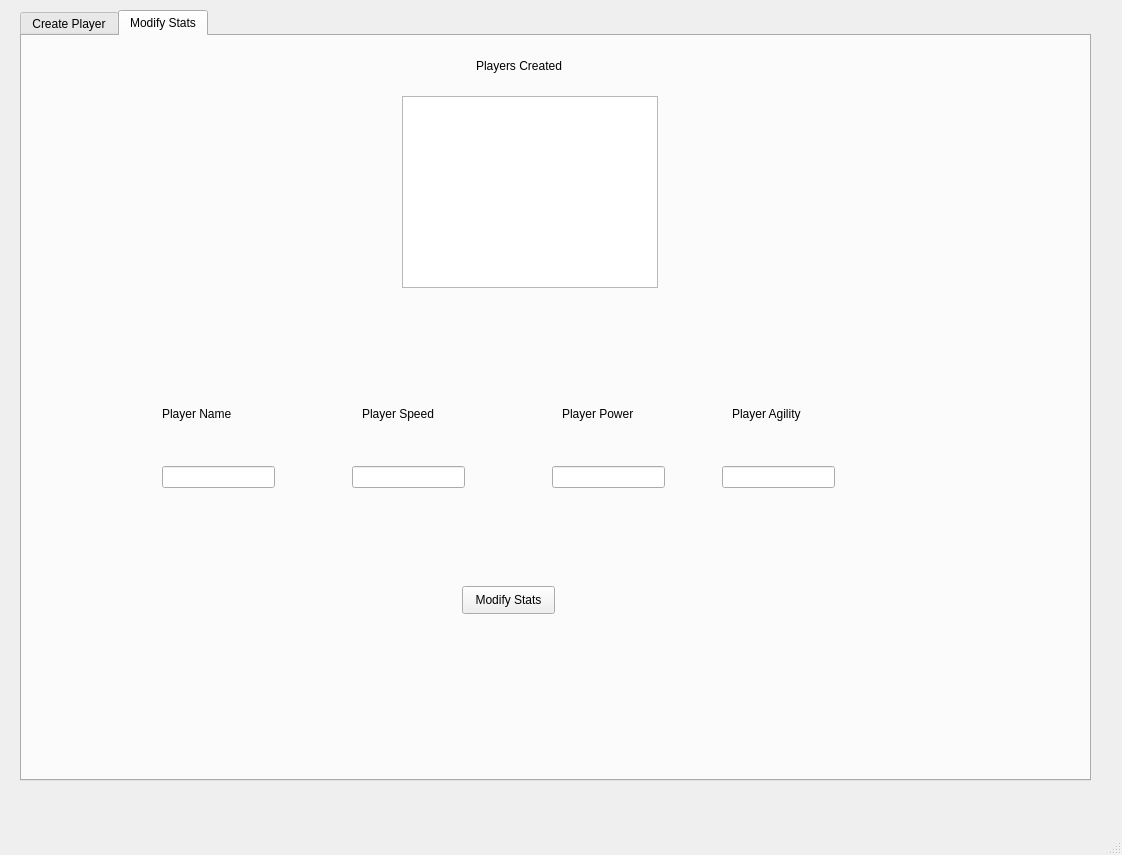
<?xml version="1.0" encoding="UTF-8"?>
<ui version="4.0">
 <class>mortalKombat</class>
 <widget class="QMainWindow" name="mortalKombat">
  <property name="geometry">
   <rect>
    <x>0</x>
    <y>0</y>
    <width>1122</width>
    <height>855</height>
   </rect>
  </property>
  <property name="font">
   <font>
    <family>Segoe UI</family>
    <pointsize>9</pointsize>
   </font>
  </property>
  <property name="windowTitle">
   <string>Mortal Kombat</string>
  </property>
  <widget class="QWidget" name="centralwidget">
   <widget class="QTabWidget" name="tbPlayerCreation">
    <property name="geometry">
     <rect>
      <x>20</x>
      <y>10</y>
      <width>1071</width>
      <height>771</height>
     </rect>
    </property>
    <property name="currentIndex">
     <number>1</number>
    </property>
    <widget class="QWidget" name="tabCreatePlayer">
     <attribute name="title">
      <string>Create Player</string>
     </attribute>
     <widget class="QLabel" name="lblName">
      <property name="geometry">
       <rect>
        <x>170</x>
        <y>110</y>
        <width>131</width>
        <height>31</height>
       </rect>
      </property>
      <property name="text">
       <string>Enter Player Name</string>
      </property>
     </widget>
     <widget class="QLineEdit" name="txtName">
      <property name="geometry">
       <rect>
        <x>330</x>
        <y>120</y>
        <width>113</width>
        <height>22</height>
       </rect>
      </property>
     </widget>
     <widget class="QLabel" name="lblSpeed">
      <property name="geometry">
       <rect>
        <x>170</x>
        <y>180</y>
        <width>131</width>
        <height>31</height>
       </rect>
      </property>
      <property name="text">
       <string>Enter Player Speed</string>
      </property>
     </widget>
     <widget class="QLineEdit" name="txtSpeed">
      <property name="geometry">
       <rect>
        <x>330</x>
        <y>190</y>
        <width>113</width>
        <height>22</height>
       </rect>
      </property>
     </widget>
     <widget class="QLabel" name="lblPower">
      <property name="geometry">
       <rect>
        <x>170</x>
        <y>250</y>
        <width>131</width>
        <height>31</height>
       </rect>
      </property>
      <property name="text">
       <string>Enter Player Power</string>
      </property>
     </widget>
     <widget class="QLineEdit" name="txtPower">
      <property name="geometry">
       <rect>
        <x>330</x>
        <y>260</y>
        <width>113</width>
        <height>22</height>
       </rect>
      </property>
     </widget>
     <widget class="QLabel" name="lblAgility">
      <property name="geometry">
       <rect>
        <x>170</x>
        <y>310</y>
        <width>131</width>
        <height>31</height>
       </rect>
      </property>
      <property name="text">
       <string>Enter Player Agility</string>
      </property>
     </widget>
     <widget class="QLineEdit" name="txtAgility">
      <property name="geometry">
       <rect>
        <x>330</x>
        <y>320</y>
        <width>113</width>
        <height>22</height>
       </rect>
      </property>
     </widget>
     <widget class="QPushButton" name="btnCreatePlayer">
      <property name="geometry">
       <rect>
        <x>320</x>
        <y>400</y>
        <width>121</width>
        <height>28</height>
       </rect>
      </property>
      <property name="text">
       <string>Create Player</string>
      </property>
     </widget>
    </widget>
    <widget class="QWidget" name="tabModifyStats">
     <attribute name="title">
      <string>Modify Stats</string>
     </attribute>
     <widget class="QListWidget" name="lstCreatedPlayers">
      <property name="geometry">
       <rect>
        <x>380</x>
        <y>60</y>
        <width>256</width>
        <height>192</height>
       </rect>
      </property>
     </widget>
     <widget class="QLabel" name="lblCreatedPlayers">
      <property name="geometry">
       <rect>
        <x>454</x>
        <y>20</y>
        <width>131</width>
        <height>20</height>
       </rect>
      </property>
      <property name="text">
       <string>Players Created</string>
      </property>
     </widget>
     <widget class="QLabel" name="lblModifyName">
      <property name="geometry">
       <rect>
        <x>140</x>
        <y>370</y>
        <width>101</width>
        <height>16</height>
       </rect>
      </property>
      <property name="text">
       <string>Player Name</string>
      </property>
     </widget>
     <widget class="QLineEdit" name="txtPlayerName">
      <property name="geometry">
       <rect>
        <x>140</x>
        <y>430</y>
        <width>113</width>
        <height>22</height>
       </rect>
      </property>
      <property name="readOnly">
       <bool>true</bool>
      </property>
     </widget>
     <widget class="QLabel" name="lblModifySpeed">
      <property name="geometry">
       <rect>
        <x>340</x>
        <y>370</y>
        <width>101</width>
        <height>16</height>
       </rect>
      </property>
      <property name="text">
       <string>Player Speed</string>
      </property>
     </widget>
     <widget class="QLineEdit" name="txtModifySpeed">
      <property name="geometry">
       <rect>
        <x>330</x>
        <y>430</y>
        <width>113</width>
        <height>22</height>
       </rect>
      </property>
      <property name="readOnly">
       <bool>false</bool>
      </property>
     </widget>
     <widget class="QLabel" name="lblModifyPower">
      <property name="geometry">
       <rect>
        <x>540</x>
        <y>370</y>
        <width>101</width>
        <height>16</height>
       </rect>
      </property>
      <property name="text">
       <string>Player Power</string>
      </property>
     </widget>
     <widget class="QLineEdit" name="txtModifyPower">
      <property name="geometry">
       <rect>
        <x>530</x>
        <y>430</y>
        <width>113</width>
        <height>22</height>
       </rect>
      </property>
      <property name="readOnly">
       <bool>false</bool>
      </property>
     </widget>
     <widget class="QLabel" name="lblModifyAgility">
      <property name="geometry">
       <rect>
        <x>710</x>
        <y>370</y>
        <width>101</width>
        <height>16</height>
       </rect>
      </property>
      <property name="text">
       <string>Player Agility</string>
      </property>
     </widget>
     <widget class="QLineEdit" name="txtModifyAgility">
      <property name="geometry">
       <rect>
        <x>700</x>
        <y>430</y>
        <width>113</width>
        <height>22</height>
       </rect>
      </property>
      <property name="readOnly">
       <bool>false</bool>
      </property>
     </widget>
     <widget class="QPushButton" name="btnModifyStats">
      <property name="geometry">
       <rect>
        <x>440</x>
        <y>550</y>
        <width>93</width>
        <height>28</height>
       </rect>
      </property>
      <property name="text">
       <string>Modify Stats</string>
      </property>
     </widget>
    </widget>
   </widget>
  </widget>
  <widget class="QMenuBar" name="menubar">
   <property name="geometry">
    <rect>
     <x>0</x>
     <y>0</y>
     <width>1122</width>
     <height>26</height>
    </rect>
   </property>
  </widget>
  <widget class="QStatusBar" name="statusbar"/>
 </widget>
 <resources/>
 <connections/>
</ui>
